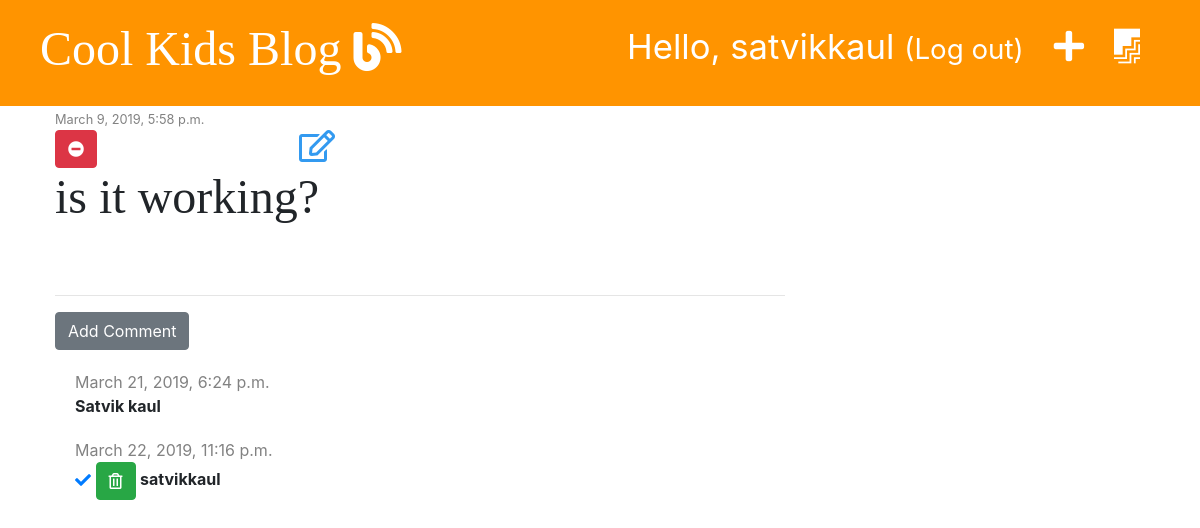
/post/6/ (signed in), run on the app's committed database.
### blog/models.py (models this page shows, shortened)
class Post(models.Model):
    author = models.ForeignKey('auth.User', on_delete=models.CASCADE)
    title = models.CharField(max_length=200)
    text = models.TextField()
    created_date = models.DateTimeField(default=timezone.now)
    published_date = models.DateTimeField(blank=True, null=True)

class Comment(models.Model):
    post = models.ForeignKey('blog.Post', on_delete=models.CASCADE, related_name='comments')
    author = models.CharField(max_length=200)
    text = models.TextField()
    created_date = models.DateTimeField(default=timezone.now)
    approved = models.BooleanField(default = False)

### blog/views.py (the view)
# urls.py: path('post/<int:pk>/', views.post_detail, name='post_detail'),
def post_detail(request, pk):
    post = get_object_or_404(Post, pk=pk)
    stuff_for_frontend = {'post' : post}
    return render(request, 'blog/post_detail.html', stuff_for_frontend)

### blog/templatetags/markdownify.py (called while the page is built)
@register.filter
def markdown(value):
    renderer = HighlightRenderer()
    markdown = mistune.Markdown(renderer=renderer)
    return markdown(value)

### blog/templates/blog/post_detail.html (shortened to what this page needs)
{% extends 'blog/base.html' %}
{% load markdownify %}
{% block content %}
    <div class="post">
        {% if post.published_date %}
            <div class="date">
                <small>{{ post.published_date }}</small>
            </div>
            {% else %}
                  <a href="{% url 'post_publish' pk=post.pk %}" class="btn btn-primary">Publish</a>
        {% endif %}
        {% if user.is_authenticated %}
          <a href="{% url 'post_edit' pk=post.pk %}"><i class="far fa-edit fa-2x" style="color: #339af0; float:right; padding-right:450px;"></i></a>
        {% endif %}
        <a href="{% url 'post_delete' pk=post.pk %}" class="btn btn-danger"
        onclick="return confirm('Are you sure you want to permanently DELETE this post ?')">
        <i class="fas fa-minus-circle" ></i></a>
        <h1>{{ post.title }}</h1>
    </div>
    <hr>
    <a href="{% url 'add_comment_to_post' pk=post.pk %}" class="btn btn-secondary">Add Comment</a>
    {% for comment in post.comments.all %}
        {% if user.is_authenticated or comment.approved %}
        <div class="comment">
          <div class="date">
            {{ comment.created_date }}
          </div>
          {% if not comment.approved and user.is_superuser %}
              <a href="{% url 'comment_approve' pk=comment.pk %}"><i class="fas fa-check"></i></a>
              <a href="{% url 'comment_remove' pk=comment.pk %}" class="btn btn-success"><i class="far fa-trash-alt"></i></a>
              {% endif %}
          <strong>{{ comment.author }}</strong>
        </div>
        {% endif %}
    {% empty %}
          <p>No Comments yet...</p>
    {% endfor %}
{% endblock %}

### blog/templates/blog/base.html (shortened to what this page needs)
{% load staticfiles %}
<!DOCTYPE html>
<html lang="en" dir="ltr">
  <head>
    <link rel="stylesheet" href="https://stackpath.bootstrapcdn.com/bootstrap/4.3.1/css/bootstrap.min.css">
    <link rel="stylesheet" href="https://use.fontawesome.com/releases/v5.7.2/css/all.css">
    <link rel="stylesheet" href="{% static 'css/blog.css' %}">
    <link rel="stylesheet" href="{% static 'css/zenburn.css' %}">
  </head>
  <body>
    <div class="page-header">
      {% if user.is_authenticated %}
          <p class="top-menu">
          <a href="{% url 'post_draft_list' %}" class="top-menu" title="Add a draft"><i class="fab fa-firstdraft" ></i></a>
          <a href="{% url 'post_new' %} " class="top-menu" title="Create a blog"><i class="fas fa-plus" ></i></a>
          Hello, {{ user.username }}<a href="{% url 'logout' %}" class="top-menu" ><small>(Log out)</small></a></p>
      {% else %}
          <a href="{% url 'login' %} " class="top-menu" title="Login"><i class="fas fa-sign-in-alt"></i></a>
      {% endif %}
      <h1><a href="/" title="Home Page">Cool Kids Blog </a><i class="fas fa-blog"></i></h1>
    </div>
    <div class="content container">
      <div class="row">
          <div class="col-md-8">
              {% block content %}
              {% endblock %}
          </div>
      </div>
    </div>
  </body>
</html>

### blog/static/css/blog.css (style rules this page uses)
.page-header { background-color: #ff9400 ; margin-top: 0; padding : 20px 20px 20px 40px ; }
.page-header h1, .page-header a { color: #ffffff ; font-size: 36pt; text-decoration: none; }
.content { margin-left: 40px; }
h1, h2, h3, h4 { font-family: 'Tangerine', 'Inconsolata' , 'Droid Sans', serif; font-size: 48px; }
.date { color: #828282; }
.top-menu, .top-menu a { color: #ffffff; float: right; font-size: 26pt; margin-right: 20px; padding-left: 10px; }
.post { margin-bottom: 70px; }
.comment { margin: 20px 0px 20px 20px; }

### data on the page
Post: published_date "March 9, 2019, 5:58 p.m.", title "is it working?"
Comment: created_date "March 21, 2019, 6:24 p.m.", author "Satvik kaul"
Comment: created_date "March 22, 2019, 11:16 p.m.", approved False (drawn), author "satvikkaul"

### other printed values
{{ user.username }} "satvikkaul"
